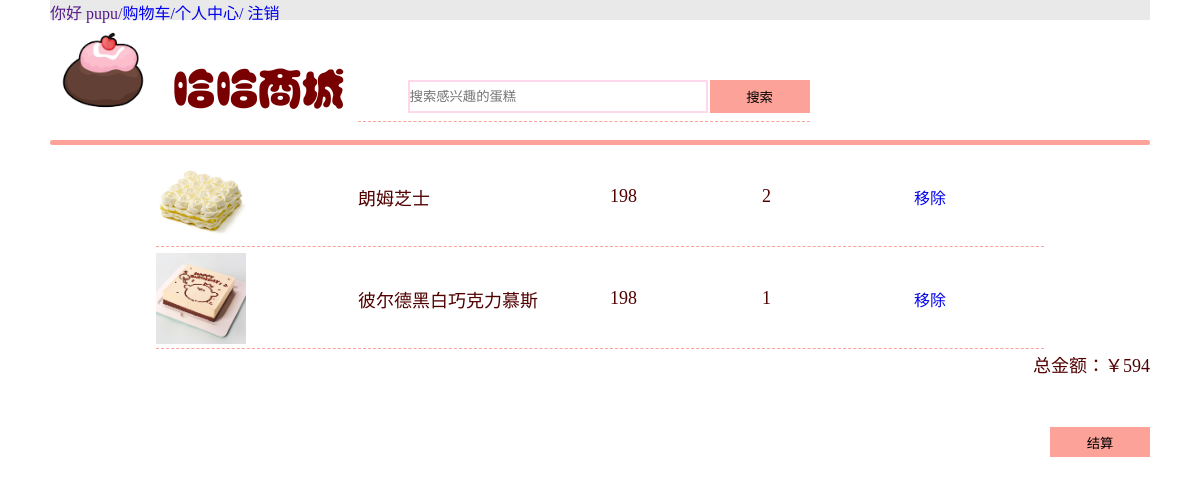
The app's page /gouwuche.php (signed in) with its own data.
### tables this page shows
CREATE TABLE `gouwuche` (
  `id` int(20) NOT NULL COMMENT 'AUTO_INCREMENT',
  `username` varchar(20) NOT NULL,
  `shangpinid` int(20) NOT NULL,
  `shuliang` int(20) NOT NULL
);

CREATE TABLE `shangpin` (
  `id` int(20) NOT NULL COMMENT 'AUTO_INCREMENT',
  `mingcheng` varchar(20) NOT NULL,
  `jieshao` varchar(200) NOT NULL,
  `xiaoliang` int(20) NOT NULL,
  `jiage` float NOT NULL,
  `image` varchar(200) NOT NULL,
  `jieshaoimg` varchar(200) NOT NULL,
  `fenleiid` int(20) NOT NULL,
  `kucun` int(20) NOT NULL,
  `fashouzhuangtai` tinyint(4) NOT NULL
);

### gouwuche.php (the view, shortened to what this page needs)
<?php
         require_once 'function.php';
         $net=new net();
         $lianjie=$net->lianjie();
        ?>
<html>
    <head>
</head>
<body>
    <div id="suoyou">
         <div id="nav"></div>
    <div id="shangpin">
       <?php  $select="SELECT * FROM `gouwuche` WHERE `username`='".$_COOKIE['yonghuming']."'" ;
        $stmt=$lianjie->query($select);
        $zongjia=0;
        echo '<form method="post" action="gouwuche.php">
         <center>
        <table >';
         while(list($id,$username,$shangpinid,$shuliang)=$stmt->fetch(PDO::FETCH_NUM)){
             $select2="SELECT mingcheng,jiage,image FROM `shangpin` WHERE id=".$shangpinid;
             $stmt2=$lianjie->query($select2);
             $stmtt2=$stmt2->fetch(PDO::FETCH_ASSOC);
             $img=explode("+", $stmtt2['image']);
             echo '</td><td style="width:200px;"><img width="90px" src="upload/'.$img[0].'"></td>';
                echo '<td style="width:250px;"><p>'.$stmtt2['mingcheng'].'</p></td>';
                echo '<td style="width:150px;"><p>'.$stmtt2['jiage'].'</p> </td> ';
                echo ' <td style="width:150px;"><p>'.$shuliang.'</p> </td>';
                echo '<td style="width:130px;"><a href="gouwuche.php?action=yichu&&id='.$id.'">移除</a></td>';
                $zongjia+=$shuliang*$stmtt2['jiage'];
         }
        ?>
        </table>
        <?php echo '<p align="right">总金额：￥'.$zongjia.'</p>'; ?>
           <input style="width:100px;height:30px;float: right;margin-top:50px;background-color:RGB(252,162,152);" name="Submit" type="submit" value="结算">
    </form>
    </div>
    </div>
    </body>
</html>

### records on screen
gouwuche: shows a picture, shangpinid.mingcheng "朗姆芝士", shangpinid.jiage "198", shuliang "2"
gouwuche: shows a picture, shangpinid.mingcheng "彼尔德黑白巧克力慕斯", shangpinid.jiage "198", shuliang "1"

### other values on screen
$_COOKIE['yonghuming'] "pupu"
$zongjia "594"
